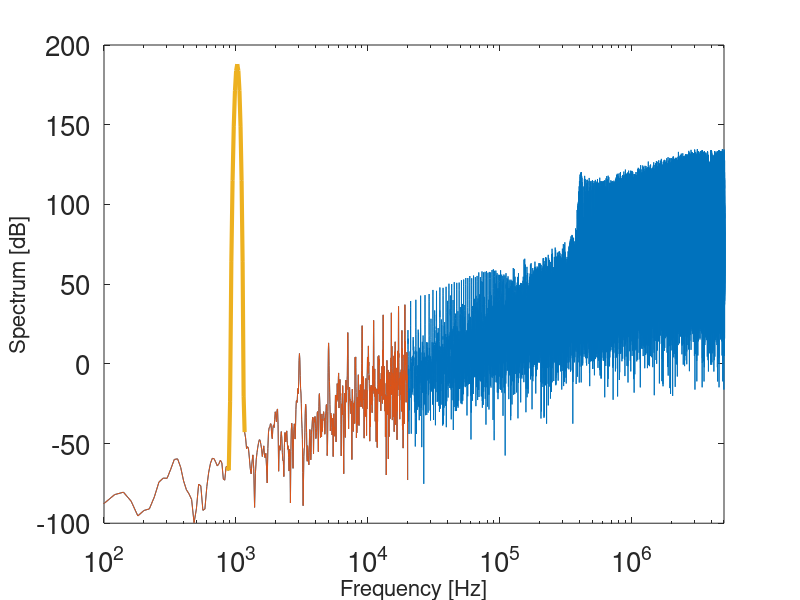

This chart was generated by the following MATLAB code: (Note: this script raises an error after producing the figure.)
close all; clear;


% Input and sampling definitions
% input frequency
fin= 1.003e3; %[Hz]
%system bandwidth
fb=20e3; %[Hz]
%low limit of noise bandwidth
fbl=20; %[Hz]
%OSR
OSR=200;250;
%sampling freq
fs=2*fb*OSR; %[Hz] 
offset     = 0.00;
nr_periods = 50;

nr_points = round(nr_periods*fs/fin);

% Pre-allocation of vectors
y = zeros(1,nr_points);
w1 = y;
w2 = y;
y1 = y;
y2=y;

alpha=1;

%input noise
noise_rms_1=0*0.9/sqrt(2)/10^(90/20)*sqrt(OSR);

% Main modulator Loop
amplitude_vec=0.9;
%amplitude_vec=logspace(-1,0,50);

for i=1:length(amplitude_vec),
    fin=1.003e3;
    display(['Run ' num2str(i) '/' num2str(length(amplitude_vec))]);
    in = offset + amplitude_vec(i)*sin(2*pi*[1:nr_points]/(fs/fin));
    for a = 2:nr_points,
        w1(a) = alpha*w1(a-1) + in(a-1) - y1(a-1)+randn*noise_rms_1;
        y1(a) = 2*(w1(a)>=0)-1;

        y(a)  = y1(a);

    end
    
    % Locate the bins related to the main tone, as well as the inband bins
    fres = fs/nr_points;
    maintone = round(fin/fres);
    signal_bins = [maintone-7:maintone+8];
    inband_bins = [max([1 round(fbl/fres)]):round(fb/fres)];
    noise_bins = setdiff(inband_bins,signal_bins);

    Y=abs(fft(y.*kaiser(length(y),20)')).^2;
    signal_power = sum(Y(signal_bins)); % sum signal power
    noise_power  = sum(Y(noise_bins));  % sum noise power
    SNR(i)=10*log10(signal_power/noise_power); % calculate SNR in dB
end;

YdB=20*log10(Y);
Y1dB=20*log10(abs(fft(y1.*kaiser(length(y),20)')).^2);
Y2dB=20*log10(abs(fft(y2.*kaiser(length(y),20)')).^2);
f=(1:nr_points)*fres;

%%
figure
set(gcf, 'Position', [100 100 900 600])
semilogx(f,YdB,f(inband_bins),YdB(inband_bins),f(signal_bins),YdB(signal_bins),'Linewidth',3);
xlim([100 5e6])
set(gca,'FontSize', 20)
ylabel('Spectrum [dB]','Fontsize',16);
xlabel('Frequency [Hz]','Fontsize',16)
legend('Full spectrum','Inband Bins','Main tone', 4);
grid

%%
figure
set(gcf, 'Position', [100 100 900 600])
semilogx(f,Y2dB,f,Y1dB,f,YdB,'Linewidth',3);
xlim([100 5e6])
set(gca,'FontSize', 20)
ylabel('Spectrum [dB]','Fontsize',16);
xlabel('Frequency [Hz]','Fontsize',16)
legend('Y2','Y1','Y', 4);
grid

%%
figure
set(gcf, 'Position', [100 100 1200 800])
semilogx(amplitude_vec,SNR,'Linewidth',3);
ylim([70 95])
set(gca,'FontSize', 20)
ylabel('SNR [dB]','Fontsize',25);
xlabel('Signal amplitude[V]','Fontsize',25)
grid
